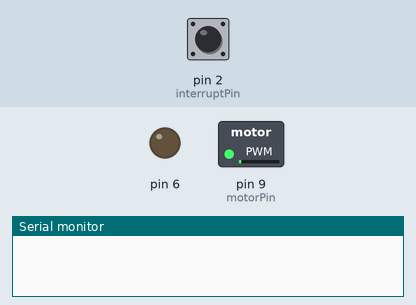
A sketch run on a simulated Arduino Uno, built with avr-gcc and run on an emulated ATmega328P. Shown: switched loads named in the sketch (green lamp = pin HIGH), output pins drawn as LEDs (lit = HIGH), the last lines printed to the serial monitor. The inputs (shaded band) are chosen by the test bench; at power-on: pin 2 (interruptPin) HIGH.

Above: at 0.17 s.
At 1.2 s:
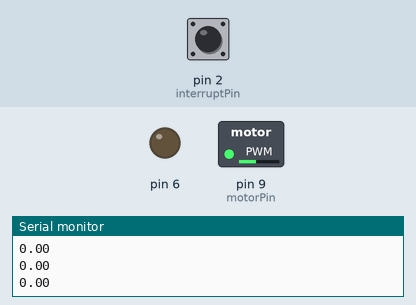
1.3 s: pin 2 (interruptPin) pulled LOW for 0.15 s
At 1.92 s:
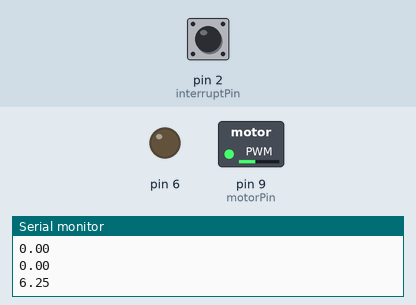
Timing chart, 0 to 4.3 s (numbered marks = the images above; inputs shaded):
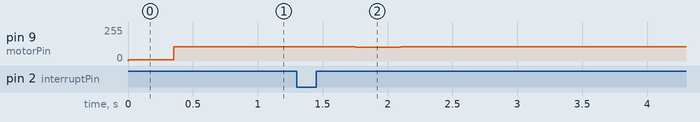

The sketch:

rpmControl.ino
```cpp
/*===========================================
PRAKTIKUM KONTROL DIGITAL 2020 SIMULASI GAESS
===========================================*/

//Variabel Kontrol PID
double kp = 1;
double ki = 0;
double kd = 0;//DIBUAT 0 KARENA HANYA PERCOBAAN KONTROL PI
double error;
double lastError;
double input, output, setPoint;
double cumError, rateError;

//
int motorPin = 9;
int pwmSignal = 0;
int interruptPin = 2;

//Motor encoder Counter
volatile int count = 0;
//RPM
float speedRPM = 0;
int signal = 10;

//HITUNG PID
double computePID(double inp){

        error = setPoint - inp;
        cumError += error;
        rateError = (error - lastError);

        double out = kp*error + ki*cumError + kd*rateError;
        lastError = error;

        return out;
}

//HITUNG RPM
void encoderPulse()
{
  count++;
}


void setup()
{
  Serial.begin(9600);
  pinMode(6, OUTPUT);

  //SETTING INTERRUPT
  pinMode(interruptPin, INPUT_PULLUP);
  attachInterrupt(digitalPinToInterrupt(interruptPin), encoderPulse, RISING);
  sei();
}

void loop()
{
  //ATUR SETPOINT
  setPoint = 150; //100+(NO.Kel x 10)
  //DRIVE MOTOR
  analogWrite(motorPin,signal);

  //HITUNG RPM
  count = 0;
  delay(200);
  speedRPM = count * 6.25;
  input = speedRPM;

  //HITUNG PID
  output = computePID(input);
  delay(100);
  //UBAH OUTPUT PID JADI NILAI PWM
  pwmSignal = map((int)output,0,355,0,255);
  delay(50);
  signal = pwmSignal;
  Serial.println(speedRPM);
}
```

Measured:
- after the input at 1.3 s, pin 9 (motorPin): 107/255 → 102/255 after 0.45 s, → 107/255 0.35 s later
